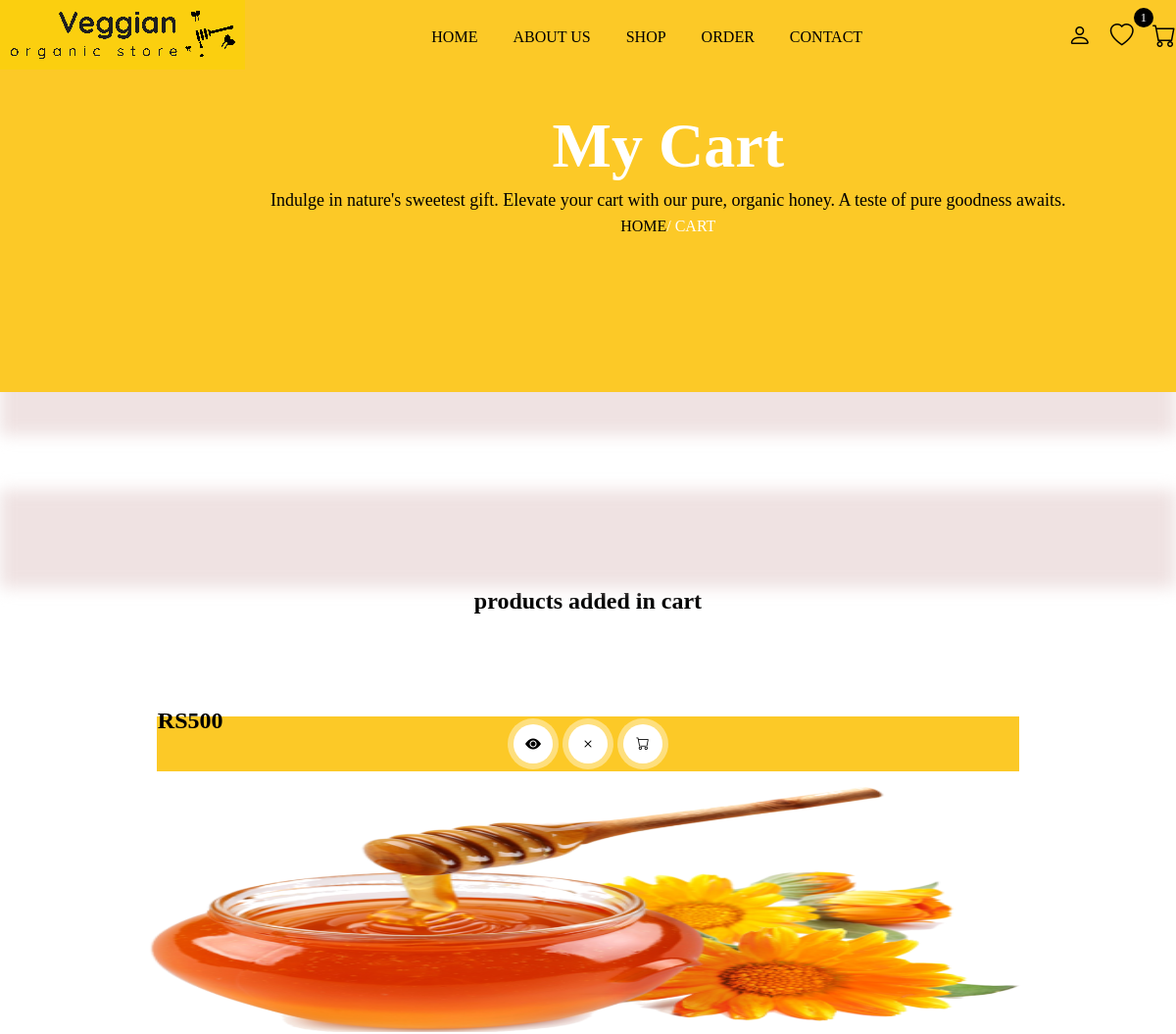
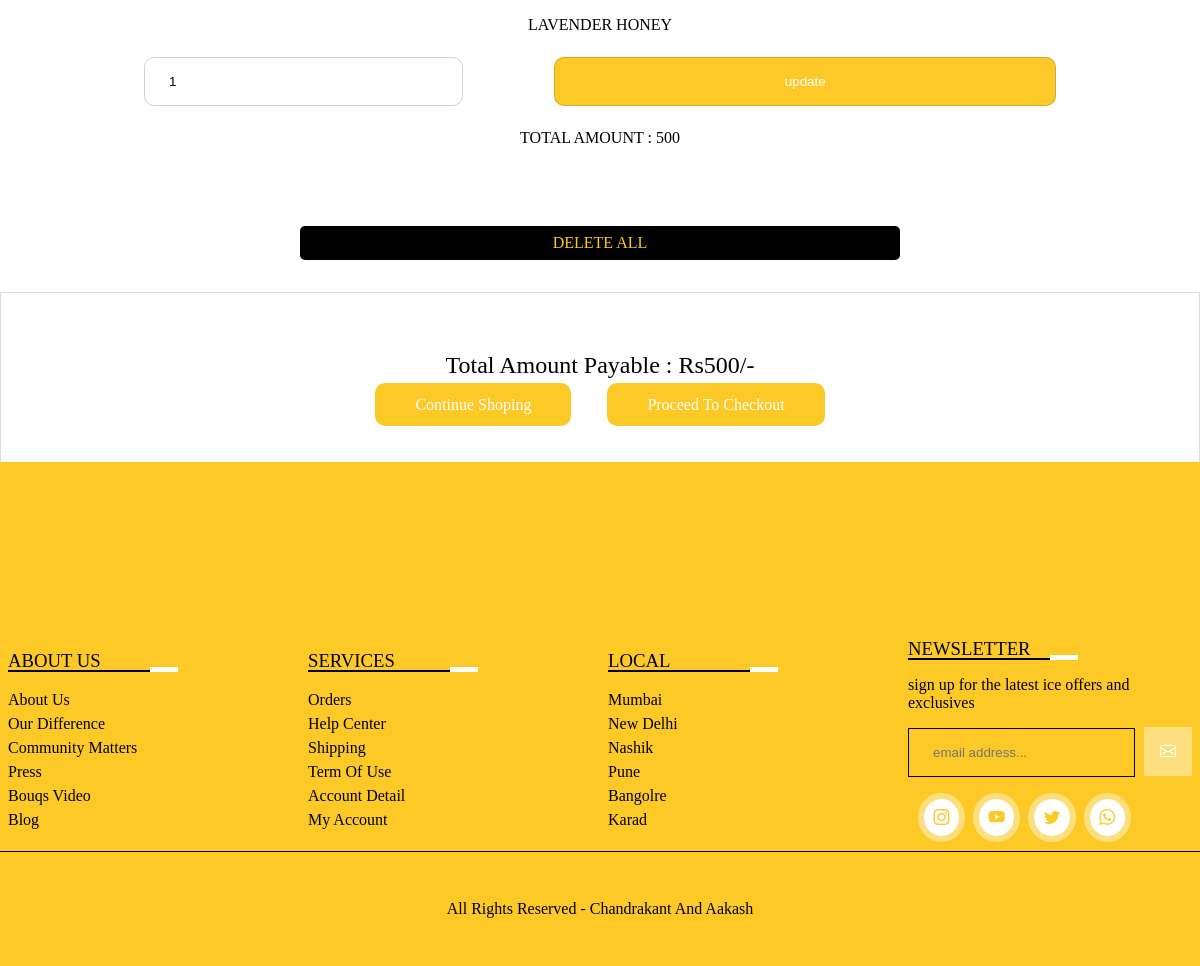
/cart.php (signed in), run on the app's committed database (2 pictures, top to bottom).
### tables this page shows
CREATE TABLE `cart` (
  `id` int(255) NOT NULL,
  `user_id` int(255) NOT NULL,
  `pid` int(255) NOT NULL,
  `name` varchar(255) NOT NULL,
  `price` varchar(255) NOT NULL,
  `quantity` varchar(255) NOT NULL,
  `image` varchar(255) NOT NULL
);

### cart.php (the view, shortened to what this page needs)
<?php
    include 'connection.php';
?>
<!DOCTYPE html>
<html lang="en">
<head>
    <link rel="stylesheet" href="https://cdn.jsdelivr.net/npm/bootstrap-icons@1.11.1/font/bootstrap-icons.css">
    <link rel="stylesheet" href="main.css">
</head>
<body>
    <?php include 'header.php'?>
    <div class="banner">
        <div class="details">
            <h1>my cart</h1>
            <p>Indulge in nature's sweetest gift. Elevate your cart with our pure, organic honey. A teste of pure goodness awaits.</p>
            <a href="index.php">home</a><span>/ cart</span>
        </div>
    </div>
     <div class="line2"></div>
    <section class="shop">
       <h1 class="title">products added in cart</h1>
        <div class="box-container">
            <?php
                $grand_total=0;
                $select_cart = mysqli_query($conn, "SELECT * FROM  `cart`") or die('query failed');
                if (mysqli_num_rows($select_cart)>0) {
                    while($fetch_cart =  mysqli_fetch_assoc($select_cart)){
            ?>
            <div class="box">
                <div class="icon">
                    <a href="view_page.php?pid=<?php echo $fetch_cart['id']; ?>" class="bi bi-eye-fill"></a>
                    <a href="cart.php?delete=<?php echo $fetch_cart['id']; ?>" class="bi bi-x" onclick="return confirm('do you want to delete this product from your cart')"></a>
                    <button type="submit" name="add_to_cart" class="bi bi-cart"></button>
                 </div>
                 <img src="img/<?php echo $fetch_cart['image']; ?>">
                 <div class="price">Rs<?php echo $fetch_cart['price']; ?></div>
                 <div class="name"><?php echo $fetch_cart['name']; ?></div>
                <form method="post">
                        <div class="qty">
                            <input type="number" min="1" name="update_qty" value="<?php echo $fetch_cart['quantity']; ?>">
                            <input type="submit" name="update_qty_btn" value="update">
                        </div>
                </form>
                <div class="total-amt">
                    Total Amount : <span><?php echo $total_amt = ($fetch_cart['price']*$fetch_cart['quantity']) ?></span>
                </div>
            </div>
            <?php
                    $grand_total+=$total_amt;
                    }
                }else {
                    echo '<p class="empty">no products added yet!</p>';
                }
            ?>
        </div>
        <div class="dlt">
        <a href="cart.php?delete_all" class="btn2" onclick="return confirm('do you want to delete all items from your cart') "> Delete All</a>
        </div>
        <div class="wishlist_total">
                <p>total amount payable : <span>Rs<?php echo $grand_total; ?>/- </span></p>
                <a href="shop.php" class="btn">continue shoping</a>
                <a href="checkout.php" class="btn"> proceed to checkout</a>
        </div>
    </section>
    <?php include 'footer.php'?>
</body>
</html>

### main.css (style rules this page uses)
* { margin:0; padding:0; box-sizing:border-box; }
:root { --box-shadow: 0px 0px 0px 6px rgb(255 255 255/40%); --box-shadow2: 0px 0px 0px 6px rgba(255, 255, 255, 0.136); --orange: #fcc927; }
a { text-decoration: none; }
.btn { padding: .8rem 2.5em; text-transform: #fff; color: var(--orange); background: #fff; border-radius: 10px; cursor: pointer; }
.title { text-align: center; margin-bottom: 1rem; }
.line2, .line3 { background: rgb(239, 226, 226); filter: blur(8px); width: 100%; height: 100px; margin-top: -3.5rem; }
input, button, textarea, select { outline: none; border: 1px solid #55555544; background: transparent; width: 100%; padding: 1rem 1.5rem; border-radius: 10px; margin: 1rem 0; }
button { cursor: pointer; }
input[type=submit] { cursor: pointer; }
.banner { background: var(--orange); width: 100%; height: 50vh; position: relative; z-index: 1; }
.banner::before { position: absolute; content: ''; bottom: -18%; right: 0; background-image: url(img/banner.png); width: 316px; height: 245px; background-size: 216px; background-repeat: no-repeat; }
.banner .details { position: absolute; padding: 7rem 0; left: 23%; text-align: center; z-index: 200; }
.banner .details h1 { font-size: 4rem; color: #fff; text-transform: capitalize; }
.banner .details p { font-size: 18px; line-height: 2; }
.banner .details a { text-transform: uppercase; color: #000; }
.banner .details span { color: #fff; text-transform: uppercase; }
.box-container { padding: 2% 8%; display: grid; grid-template-columns: repeat(auto-fit, minmax(20rem, 1fr)); column-gap: 1rem; }
.box-container .box, .popular-brands-content .card { background: #fff; box-shadow: var(--box-shadow); padding: 2rem; margin: 1rem; text-align: center; border-radius: 10px; line-height: 2; text-transform: uppercase; position: relative; }
.box-container .box img { width: 100%; height: 250px; }
.box-container .box .icon, .popular-brands-content .card .icon { display: flex; padding: 0; justify-content: center; align-items: center; background: var(--orange); margin: 1rem; }
.box-container .box button, .popular-brands-content .card button { border: none; cursor: pointer; }
.box-container .box .icon button, .box-container .box .icon a, .popular-brands-content .card button, .popular-brands-content .card a { width: 40px; height: 40px; border-radius: 50%; padding: 0; display: flex; justify-content: center; align-items: center; color: #000; background: #fff; margin: .5rem; box-shadow: var(--box-shadow); }
.price { position: absolute; text-align: 5%; left: 5%; top: 5%; font-weight: bold; font-size: 1.5rem; }
.wishlist_total { max-width: 1200px; box-shadow: var(--box-shadow2); margin: 2rem auto; border: 1px solid gainsboro; text-align: center; padding: 3rem 0; line-height: 2; text-transform: capitalize; margin-bottom: 3rem; }
.wishlist_total p { font-size: 1.5rem; }
.wishlist_total a { text-transform: capitalize; font-size: 16px; margin-right: 2rem; }
.qty { display: flex; justify-content: space-between; }
.qty input[type='number'] { width: 35%; }
.qty input[type='submit'] { width: 55%; cursor: pointer; background: var(--orange); box-shadow: none; color: #fff; }
.dlt { text-align: center; text-transform: uppercase; background: #000; color: var(--orange); width: 50%; margin: auto; padding: .5rem 0; border-radius: 5px; }
.dlt a { color: var(--orange); }
.wishlist_total .btn { background: var(--orange); color: #fff; margin: 1rem; text-transform: capitalize; }

### data on the page
cart: image (picture), price "500", name "LAVENDER HONEY", update_qty "1", $total_amt=($fetch_cart['price']*$fetch_cart['quantity']) "500"

### other printed values
$wishlist_num_rows "1"
$grand_total "500"
